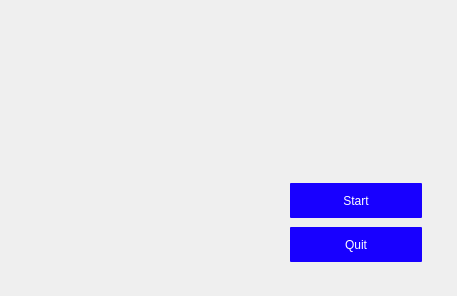
<?xml version="1.0" encoding="UTF-8"?>
<ui version="4.0">
 <class>Dialog</class>
 <widget class="QDialog" name="Dialog">
  <property name="geometry">
   <rect>
    <x>0</x>
    <y>0</y>
    <width>457</width>
    <height>296</height>
   </rect>
  </property>
  <property name="minimumSize">
   <size>
    <width>457</width>
    <height>296</height>
   </size>
  </property>
  <property name="maximumSize">
   <size>
    <width>457</width>
    <height>296</height>
   </size>
  </property>
  <property name="cursor">
   <cursorShape>ArrowCursor</cursorShape>
  </property>
  <property name="windowTitle">
   <string>AM - GUI</string>
  </property>
  <property name="windowIcon">
   <iconset>
    <normaloff>../../assets/bionic-leg.png</normaloff>../../../assets/bionic-leg.png</iconset>
  </property>
  <property name="styleSheet">
   <string notr="true">QPushButton {
    background-color: rgb(24, 0, 255); 
	border-radius: 1px;
	height: 35px;
	width: 130px;
    color: white;
    text-align: center; 
}

QPushButton:hover {
    background-color: rgb(0, 85, 255); 
}</string>
  </property>
  <widget class="QLabel" name="label">
   <property name="geometry">
    <rect>
     <x>20</x>
     <y>30</y>
     <width>281</width>
     <height>51</height>
    </rect>
   </property>
   <property name="text">
    <string/>
   </property>
   <property name="pixmap">
    <pixmap>../../assets/angela-removebg-preview.png</pixmap>
   </property>
  </widget>
  <widget class="QWidget" name="verticalLayoutWidget">
   <property name="geometry">
    <rect>
     <x>290</x>
     <y>180</y>
     <width>132</width>
     <height>86</height>
    </rect>
   </property>
   <layout class="QVBoxLayout" name="verticalLayout">
    <item>
     <widget class="QPushButton" name="StartButton">
      <property name="cursor">
       <cursorShape>PointingHandCursor</cursorShape>
      </property>
      <property name="text">
       <string>Start</string>
      </property>
     </widget>
    </item>
    <item>
     <widget class="QPushButton" name="QuitButton">
      <property name="cursor">
       <cursorShape>PointingHandCursor</cursorShape>
      </property>
      <property name="mouseTracking">
       <bool>false</bool>
      </property>
      <property name="text">
       <string>Quit</string>
      </property>
     </widget>
    </item>
   </layout>
  </widget>
 </widget>
 <resources/>
 <connections/>
</ui>
